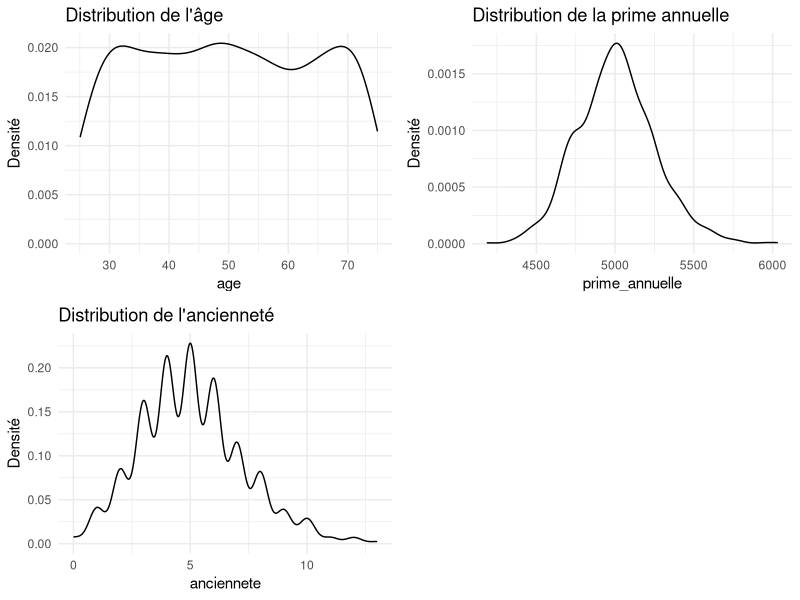

This chart was generated by the following R code:
## ---- chunk 1
knitr::opts_chunk$set(echo = TRUE)
## ---- chunk 2
library(tidyverse)
library(class)
library(caret)
library(scales)
set.seed(3035)
## ---- chunk 3
n <- 1000

donnees <- tibble(
  age=runif(n, 25, 75),
  prime_annuelle=rlnorm(n, log(5000), .05),
  anciennete=rpois(n, 5),
  nb_reclamation=rpois(n, .5),
  valeur_contrat=rlnorm(n, log(10000), .7)
)

## ---- chunk 4
donnees <- donnees %>% 
  mutate(
    prob_renouvellement=1/(1+exp(-(
      -2+
        .03*(age-50)+
        .0001*(prime_annuelle-5000)+
        .2*anciennete+
        -.05*nb_reclamation+
        .00001*(valeur_contrat-10000)
    ))),
    renouvellement=rbinom(n,1, prob_renouvellement)
  ) %>% 
  select(-prob_renouvellement)
## ---- chunk 5
head(donnees)
## ---- chunk 6
summary(donnees)
## ---- chunk 7
plot_ditribution <- function(data, var, titre){
  ggplot(data, aes(x=!!sym(var)), fill=factor(renouvellement))+
    geom_density(alpha=.5)+
    labs(title = titre,
         x=var,
         y="Densité",
         fill="Renouvellement")+
    theme_minimal()
}

p1 <- plot_ditribution(donnees, "age", "Distribution de l'âge" )
p2 <- plot_ditribution(donnees, "prime_annuelle", "Distribution de la prime annuelle" )
p3 <- plot_ditribution(donnees, "anciennete", "Distribution de l'ancienneté" )

gridExtra::grid.arrange(p1, p2, p3, ncol=2)
## ---- chunk 8
normaliser <- function(x){
  return((x-min(x))/(max(x)-min(x)))
}
## ---- chunk 9
donnees_norm <- donnees %>% 
  mutate(across(-renouvellement, normaliser))

indices_train <- sample(1:length(donnees_norm$renouvellement), size = floor(.8*length(donnees_norm$renouvellement)))
# indices_train <- createDataPartition(donnees_norm$renouvellement, p=.8, list = F)
train_data <- donnees_norm[indices_train,]
test_data <- donnees_norm[-indices_train,]

X_train <- train_data %>% select(-renouvellement) %>% as.matrix()
y_train <- train_data$renouvellement
X_test <- test_data %>% select(-renouvellement) %>% as.matrix()
y_test <- test_data$renouvellement
## ---- chunk 10
knn(X_train, X_test, cl=factor(y_train), k=3, prob = T)
